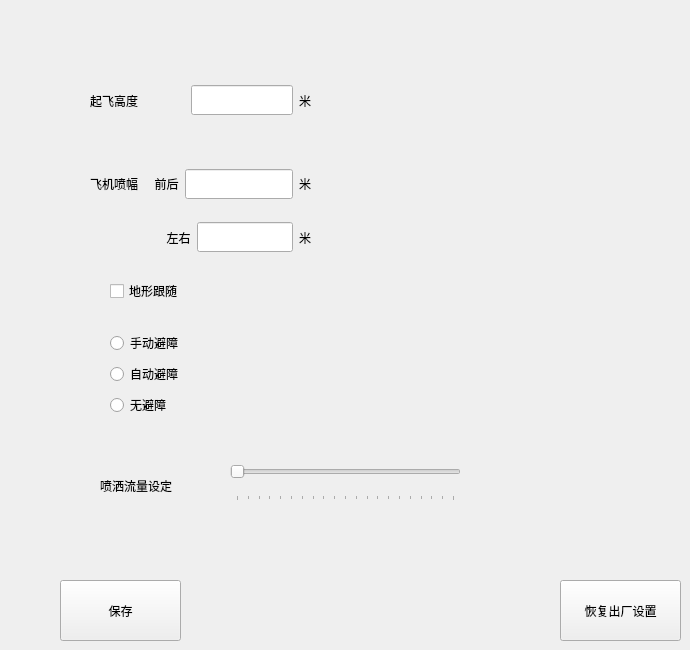
    <widget class="QWidget" name="tab_6">
     <attribute name="title">
      <string>     设置     </string>
     </attribute>
     <widget class="QWidget" name="layoutWidget_7">
      <property name="geometry">
       <rect>
        <x>90</x>
        <y>70</y>
        <width>221</width>
        <height>61</height>
       </rect>
      </property>
      <layout class="QHBoxLayout" name="horizontalLayout_8">
       <item>
        <widget class="QLabel" name="label_Take_Off_Height">
         <property name="text">
          <string>起飞高度              </string>
         </property>
        </widget>
       </item>
       <item>
        <widget class="QLineEdit" name="lineEdit_Take_Off_Height">
         <property name="minimumSize">
          <size>
           <width>0</width>
           <height>30</height>
          </size>
         </property>
         <property name="maximumSize">
          <size>
           <width>16777215</width>
           <height>30</height>
          </size>
         </property>
        </widget>
       </item>
       <item>
        <widget class="QLabel" name="label_Take_OFF_Height_Unit">
         <property name="text">
          <string>米</string>
         </property>
        </widget>
       </item>
      </layout>
     </widget>
     <widget class="QPushButton" name="pushButton_Save_Config">
      <property name="geometry">
       <rect>
        <x>60</x>
        <y>580</y>
        <width>121</width>
        <height>61</height>
       </rect>
      </property>
      <property name="text">
       <string>保存</string>
      </property>
     </widget>
     <widget class="QPushButton" name="pushButton_Restore_Config_">
      <property name="geometry">
       <rect>
        <x>560</x>
        <y>580</y>
        <width>121</width>
        <height>61</height>
       </rect>
      </property>
      <property name="text">
       <string>恢复出厂设置</string>
      </property>
     </widget>
     <widget class="QWidget" name="layoutWidget">
      <property name="geometry">
       <rect>
        <x>90</x>
        <y>160</y>
        <width>221</width>
        <height>101</height>
       </rect>
      </property>
      <layout class="QVBoxLayout" name="verticalLayout_10">
       <item>
        <layout class="QHBoxLayout" name="horizontalLayout_9">
         <item>
          <widget class="QLabel" name="label_32">
           <property name="text">
            <string>飞机喷幅     前后</string>
           </property>
          </widget>
         </item>
         <item>
          <widget class="QLineEdit" name="lineEdit_Spray_Length">
           <property name="minimumSize">
            <size>
             <width>0</width>
             <height>30</height>
            </size>
           </property>
           <property name="maximumSize">
            <size>
             <width>16777215</width>
             <height>30</height>
            </size>
           </property>
          </widget>
         </item>
         <item>
          <widget class="QLabel" name="label_33">
           <property name="text">
            <string>米</string>
           </property>
          </widget>
         </item>
        </layout>
       </item>
       <item>
        <layout class="QHBoxLayout" name="horizontalLayout_10">
         <item>
          <widget class="QLabel" name="label_34">
           <property name="text">
            <string>                       左右</string>
           </property>
          </widget>
         </item>
         <item>
          <widget class="QLineEdit" name="lineEdit_Spray_Width">
           <property name="minimumSize">
            <size>
             <width>0</width>
             <height>30</height>
            </size>
           </property>
           <property name="maximumSize">
            <size>
             <width>16777215</width>
             <height>30</height>
            </size>
           </property>
          </widget>
         </item>
         <item>
          <widget class="QLabel" name="label_35">
           <property name="text">
            <string>米</string>
           </property>
          </widget>
         </item>
        </layout>
       </item>
      </layout>
     </widget>
     <widget class="QCheckBox" name="checkBox_Auto_Height">
      <property name="geometry">
       <rect>
        <x>110</x>
        <y>271</y>
        <width>101</width>
        <height>40</height>
       </rect>
      </property>
      <property name="minimumSize">
       <size>
        <width>100</width>
        <height>40</height>
       </size>
      </property>
      <property name="sizeIncrement">
       <size>
        <width>0</width>
        <height>0</height>
       </size>
      </property>
      <property name="baseSize">
       <size>
        <width>0</width>
        <height>0</height>
       </size>
      </property>
      <property name="text">
       <string>地形跟随</string>
      </property>
      <property name="iconSize">
       <size>
        <width>30</width>
        <height>30</height>
       </size>
      </property>
      <property name="tristate">
       <bool>false</bool>
      </property>
     </widget>
     <widget class="QWidget" name="layoutWidget">
      <property name="geometry">
       <rect>
        <x>110</x>
        <y>330</y>
        <width>119</width>
        <height>89</height>
       </rect>
      </property>
      <layout class="QVBoxLayout" name="verticalLayout_13">
       <item>
        <widget class="QRadioButton" name="radioButton_Mannual_Avoid">
         <property name="text">
          <string>手动避障</string>
         </property>
        </widget>
       </item>
       <item>
        <widget class="QRadioButton" name="radioButton_Auto_Avoid">
         <property name="text">
          <string>自动避障</string>
         </property>
        </widget>
       </item>
       <item>
        <widget class="QRadioButton" name="radioButton_Off_Avoid">
         <property name="text">
          <string>无避障</string>
         </property>
        </widget>
       </item>
      </layout>
     </widget>
     <widget class="QSlider" name="horizontalSlider_Spray">
      <property name="geometry">
       <rect>
        <x>230</x>
        <y>450</y>
        <width>231</width>
        <height>51</height>
       </rect>
      </property>
      <property name="cursor">
       <cursorShape>OpenHandCursor</cursorShape>
      </property>
      <property name="minimum">
       <number>0</number>
      </property>
      <property name="maximum">
       <number>20</number>
      </property>
      <property name="singleStep">
       <number>1</number>
      </property>
      <property name="pageStep">
       <number>10</number>
      </property>
      <property name="value">
       <number>0</number>
      </property>
      <property name="orientation">
       <enum>Qt::Horizontal</enum>
      </property>
      <property name="tickPosition">
       <enum>QSlider::TicksBelow</enum>
      </property>
     </widget>
     <widget class="QLabel" name="label_38">
      <property name="geometry">
       <rect>
        <x>100</x>
        <y>470</y>
        <width>121</width>
        <height>31</height>
       </rect>
      </property>
      <property name="text">
       <string>喷洒流量设定</string>
      </property>
     </widget>
    </widget>
